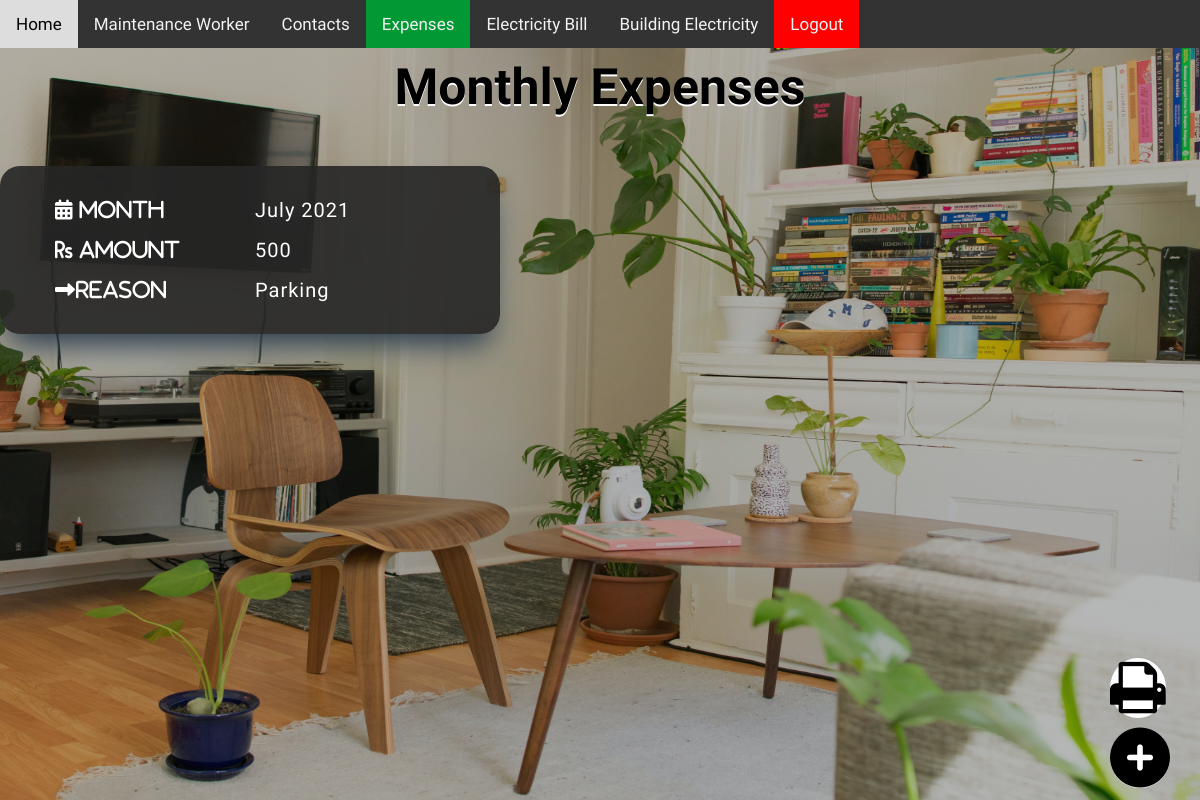
Page /monthly_exp.php (signed in) on the committed database.
### tables this page shows
CREATE TABLE `month_exp` (
  `sno` int(4) NOT NULL,
  `month` varchar(20) NOT NULL,
  `amount` int(4) NOT NULL,
  `reason` varchar(255) NOT NULL,
  `userid` varchar(30) NOT NULL
);

### monthly_exp.php (the view, shortened to what this page needs)
<!DOCTYPE html>
<html lang="en">
<head>
    <link rel="stylesheet" href="Stylesheets/style.css">
    <link rel="stylesheet" href="Stylesheets/navbar.css">
    <link rel="stylesheet" href="https://cdnjs.cloudflare.com/ajax/libs/font-awesome/4.7.0/css/font-awesome.min.css">
</head>
<body>
<?php
    include('navbar.php');
    ?>
    <h1>Monthly Expenses</h1>
    <div class="cards">
    <?php
        include('connection.php');
        if( isset($_SESSION['admin_search_user'])){
            $username = $_SESSION['admin_search_user'];
            }else{
            $username = $_SESSION['login_user'];
            }
        $sql = "SELECT * FROM `month_exp` WHERE `userid`='$username'";
        $result = mysqli_query($conn, $sql);
        if (mysqli_num_rows($result) > 0) {
            while ($row = mysqli_fetch_array($result)) {
                echo '<div class="card">';
                echo '<div class="view-table">';
                echo '<table>
                    <col width="200">
                    <col width=250"> ';
                echo '<tr>
                <td><i class="fas fa-calendar-alt"> Month</i></td>
                <td>'.$row['month'].'</td>
            </tr>
            <tr>
                <td><i class="fas fa-rupee-sign"> Amount</i></td>
                <td>'.$row['amount'].'</td>
            </tr>
            <tr>
                <td><i class="fas fa-long-arrow-alt-right">Reason</i></td>
                <td>'.$row['reason'].'</td>
            </tr>
                </table>
                </div>
        </div>';
            }
        } else {
            echo '<p class="error-l"> No Record Found!</p>';
        }
        ?>
    </div>
    <div class="add_btn">
    <i class="fa fa-print" aria-hidden="true" onclick="window.print()"></i><br>
        <a href="add_m_expenses.php"><i class="fas fa-plus-circle"></i></a>
    </div>
</body>
</html>

### Stylesheets/style.css (style rules this page uses)
* { padding: 0; margin: 0; box-sizing: border-box; }
body { min-height: 100vh; background: linear-gradient(rgba(13, 13, 13, 0.3), rgba(13, 13, 13, 0.3)), url(../Media/bg.jpg); background-size: 100% 100%; font-family: "Baloo Bhai 2"; }
h1 { text-align: center; margin-top: 10px; font-weight: 700; font-size: 50px; text-shadow: #fff 0px 2px; }
.card { background-color: rgb(38, 38, 38, 0.9); width: 500px; color: #fff; letter-spacing: 1px; padding: 1.5rem 1rem; height: fit-content; border-radius: 20px; box-shadow: rgb(38, 57, 77) 0px 20px 30px -10px; }
.cards { max-width: 1200px; margin: 0 auto; display: grid; grid-gap: 3rem; justify-content: center; margin-top: 50px; }
.view-table { display: grid; justify-content: center; }
.view-table table, th, td { border-collapse: collapse; text-align: left; table-layout: fixed; padding: 8px 30px; font-size: 20px; }
.add_btn { position: fixed; bottom: 0; right: 0; font-size: 60px; padding-bottom: 5px; padding-right: 30px; }
.add_btn i { background-color: #fff; border-radius: 50%; }
.add_btn a { color: #000; }
@media (min-width: 600px) { .cards { grid-template-columns: repeat(2, 1fr); } }
@media (min-width: 900px) { .cards { grid-template-columns: repeat(3, 1fr); } }

### rows in the picture
month_exp: month "July 2021", amount "500", reason "Parking"
